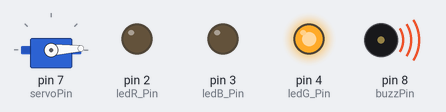
A sketch run on a simulated Arduino Uno, built with avr-gcc and run on an emulated ATmega328P. Shown: servo, output pins drawn as LEDs (lit = HIGH), buzzer (waves = sounding).

Above: at 0.05 s.
At 0.6 s:
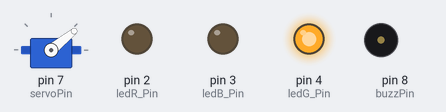
At 1.15 s:
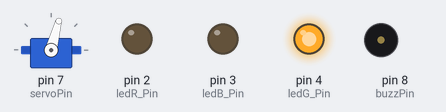
At 3.35 s:
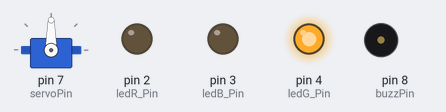
At 4.7 s:
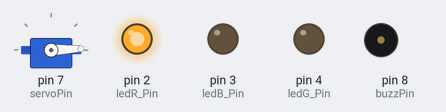
At 6.7 s:
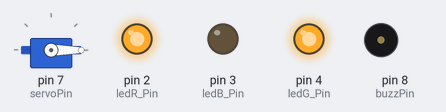
Timing chart, 0 to 8.8 s (numbered marks = the images above):
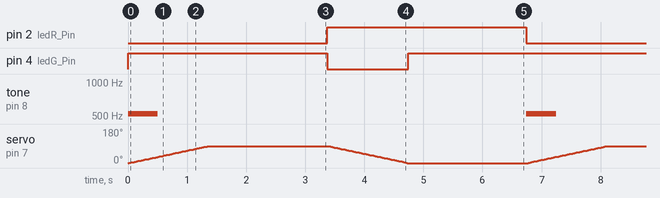

Measured:
- by itself, pin 2 (ledR_Pin): alternates HIGH for 3.4 s and LOW for 3.4 s
- by itself, pin 4 (ledG_Pin): repeats every 6.7 s: LOW 1.4 s, HIGH 5.4 s
- by itself, tone on pin 8 (buzzPin): alternates 523 Hz for 0.50 s and silent for 6.2 s

The sketch:

12_16520296_03.ino
```cpp
#include <Servo.h>

Servo servo_0; // declare servo
const int servoPin = 7; // servo pin
// LED pins (R, G, B respectively)
const int ledR_Pin = 2;
const int ledB_Pin = 3;
const int ledG_Pin = 4;
const int buzzPin = 8;
int pos = 0; // servo position

void setup() {
  // set pins as output
  pinMode(ledR_Pin, OUTPUT);
  pinMode(ledB_Pin, OUTPUT);
  pinMode(ledG_Pin, OUTPUT);
  pinMode(buzzPin, OUTPUT);
  // attach servo and initialize
  servo_0.attach(servoPin);
  servo_0.write(pos);
}

void loop() {
  tone(buzzPin, 523, 500); // tone, f=523Hz, duration = 500ms
  // green
  digitalWrite(4, HIGH);
  for (pos = 0; pos <= 90; pos += 1) {
    servo_0.write(pos);
    delay(15);
  }
  delay(2000);

  // red
  digitalWrite(4, LOW);
  digitalWrite(2, HIGH);
  for (pos = 90; pos >= 0; pos -= 1) {
    servo_0.write(pos);
    delay(15);
  }

  // yellow
  digitalWrite(4, HIGH);
  delay(2000);
  digitalWrite(2, LOW);
}
```
